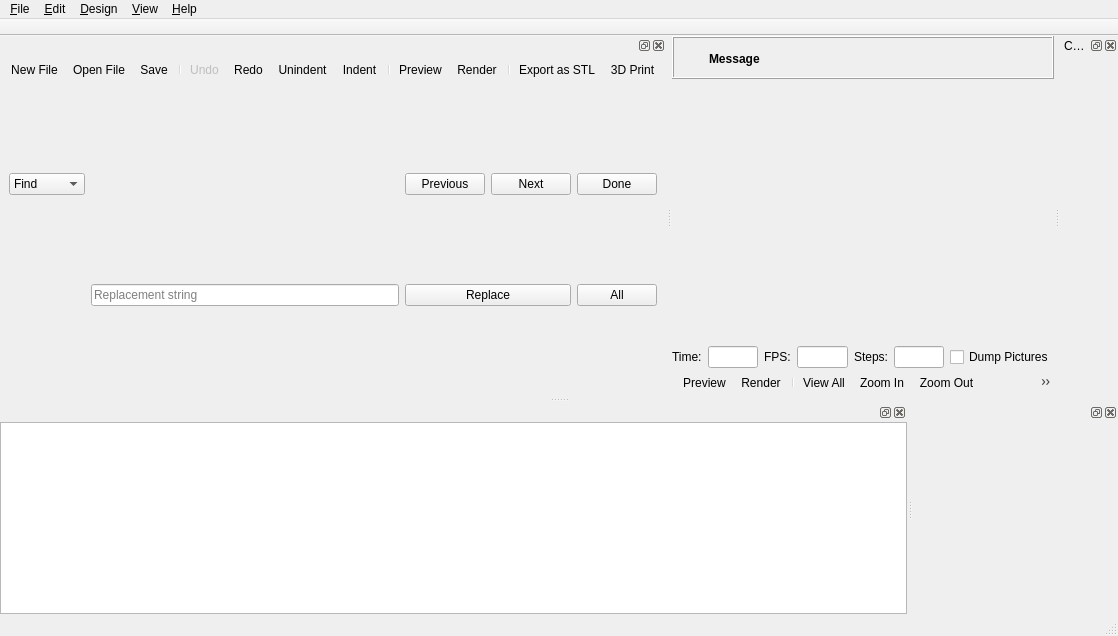
<?xml version="1.0" encoding="UTF-8"?>
<ui version="4.0">
 <class>MainWindow</class>
 <widget class="QMainWindow" name="MainWindow">
  <property name="geometry">
   <rect>
    <x>0</x>
    <y>0</y>
    <width>1118</width>
    <height>636</height>
   </rect>
  </property>
  <widget class="QWidget" name="centralwidget">
   <layout class="QVBoxLayout" name="verticalLayout_2">
    <property name="spacing">
     <number>0</number>
    </property>
    <property name="leftMargin">
     <number>0</number>
    </property>
    <property name="topMargin">
     <number>0</number>
    </property>
    <property name="rightMargin">
     <number>0</number>
    </property>
    <property name="bottomMargin">
     <number>0</number>
    </property>
    <item>
     <widget class="QWidget" name="mainWidget" native="true">
      <property name="sizePolicy">
       <sizepolicy hsizetype="Expanding" vsizetype="Expanding">
        <horstretch>0</horstretch>
        <verstretch>0</verstretch>
       </sizepolicy>
      </property>
      <layout class="QVBoxLayout" name="verticalLayout_3">
       <property name="spacing">
        <number>0</number>
       </property>
       <property name="leftMargin">
        <number>0</number>
       </property>
       <property name="topMargin">
        <number>0</number>
       </property>
       <property name="rightMargin">
        <number>0</number>
       </property>
       <property name="bottomMargin">
        <number>0</number>
       </property>
       <item>
        <widget class="QFrame" name="frameCompileResult">
         <property name="frameShape">
          <enum>QFrame::Box</enum>
         </property>
         <property name="frameShadow">
          <enum>QFrame::Raised</enum>
         </property>
         <layout class="QGridLayout" name="gridLayoutCompileResult">
          <property name="leftMargin">
           <number>6</number>
          </property>
          <property name="topMargin">
           <number>6</number>
          </property>
          <property name="rightMargin">
           <number>6</number>
          </property>
          <property name="bottomMargin">
           <number>4</number>
          </property>
          <property name="horizontalSpacing">
           <number>4</number>
          </property>
          <item row="0" column="1">
           <widget class="QLabel" name="labelCompileResultMessage">
            <property name="sizePolicy">
             <sizepolicy hsizetype="Preferred" vsizetype="Preferred">
              <horstretch>1</horstretch>
              <verstretch>0</verstretch>
             </sizepolicy>
            </property>
            <property name="font">
             <font>
              <weight>75</weight>
              <bold>true</bold>
             </font>
            </property>
            <property name="text">
             <string>Message</string>
            </property>
            <property name="wordWrap">
             <bool>true</bool>
            </property>
           </widget>
          </item>
          <item row="0" column="2">
           <widget class="QToolButton" name="toolButtonCompileResultClose">
            <property name="styleSheet">
             <string notr="true"/>
            </property>
            <property name="text">
             <string/>
            </property>
            <property name="icon">
             <iconset resource="../openscad.qrc">
              <normaloff>:/icons/close.png</normaloff>:/icons/close.png</iconset>
            </property>
            <property name="iconSize">
             <size>
              <width>22</width>
              <height>22</height>
             </size>
            </property>
            <property name="toolButtonStyle">
             <enum>Qt::ToolButtonIconOnly</enum>
            </property>
            <property name="autoRaise">
             <bool>true</bool>
            </property>
           </widget>
          </item>
          <item row="0" column="0">
           <widget class="QToolButton" name="toolButtonCompileResultIcon">
            <property name="styleSheet">
             <string notr="true">QToolButton { border: none; }</string>
            </property>
            <property name="text">
             <string/>
            </property>
            <property name="icon">
             <iconset resource="../openscad.qrc">
              <normaloff>:/icons/information-icons-error.png</normaloff>:/icons/information-icons-error.png</iconset>
            </property>
            <property name="iconSize">
             <size>
              <width>22</width>
              <height>22</height>
             </size>
            </property>
            <property name="autoRaise">
             <bool>false</bool>
            </property>
           </widget>
          </item>
         </layout>
        </widget>
       </item>
       <item>
        <widget class="QGLView" name="qglview" native="true">
         <property name="sizePolicy">
          <sizepolicy hsizetype="Expanding" vsizetype="Expanding">
           <horstretch>0</horstretch>
           <verstretch>0</verstretch>
          </sizepolicy>
         </property>
         <property name="minimumSize">
          <size>
           <width>200</width>
           <height>100</height>
          </size>
         </property>
        </widget>
       </item>
       <item>
        <widget class="QFrame" name="animate_panel">
         <property name="enabled">
          <bool>true</bool>
         </property>
         <property name="frameShape">
          <enum>QFrame::NoFrame</enum>
         </property>
         <property name="frameShadow">
          <enum>QFrame::Raised</enum>
         </property>
         <property name="lineWidth">
          <number>0</number>
         </property>
         <layout class="QHBoxLayout" name="horizontalLayoutAnimate">
          <property name="leftMargin">
           <number>0</number>
          </property>
          <property name="topMargin">
           <number>0</number>
          </property>
          <property name="rightMargin">
           <number>0</number>
          </property>
          <property name="bottomMargin">
           <number>0</number>
          </property>
          <item>
           <widget class="QLabel" name="label_time">
            <property name="text">
             <string>Time:</string>
            </property>
           </widget>
          </item>
          <item>
           <widget class="QLineEdit" name="e_tval"/>
          </item>
          <item>
           <widget class="QLabel" name="label_fps">
            <property name="text">
             <string>FPS:</string>
            </property>
           </widget>
          </item>
          <item>
           <widget class="QLineEdit" name="e_fps"/>
          </item>
          <item>
           <widget class="QLabel" name="label_steps">
            <property name="text">
             <string>Steps:</string>
            </property>
           </widget>
          </item>
          <item>
           <widget class="QLineEdit" name="e_fsteps"/>
          </item>
          <item>
           <widget class="QCheckBox" name="e_dump">
            <property name="text">
             <string>Dump Pictures</string>
            </property>
           </widget>
          </item>
         </layout>
        </widget>
       </item>
       <item>
        <widget class="QToolBar" name="viewerToolBar">
         <addaction name="designActionPreview"/>
         <addaction name="designActionRender"/>
         <addaction name="separator"/>
         <addaction name="viewActionViewAll"/>
         <addaction name="viewActionZoomIn"/>
         <addaction name="viewActionZoomOut"/>
         <addaction name="viewActionResetView"/>
         <addaction name="separator"/>
         <addaction name="viewActionRight"/>
         <addaction name="viewActionTop"/>
         <addaction name="viewActionBottom"/>
         <addaction name="viewActionLeft"/>
         <addaction name="viewActionFront"/>
         <addaction name="viewActionBack"/>
         <addaction name="separator"/>
         <addaction name="viewActionPerspective"/>
         <addaction name="viewActionOrthogonal"/>
         <addaction name="separator"/>
         <addaction name="viewActionShowAxes"/>
         <addaction name="viewActionShowScaleProportional"/>
         <addaction name="viewActionShowEdges"/>
        </widget>
       </item>
      </layout>
      <zorder>animate_panel</zorder>
      <zorder>qglview</zorder>
      <zorder>viewerToolBar</zorder>
      <zorder>frameCompileResult</zorder>
     </widget>
    </item>
   </layout>
  </widget>
  <widget class="QMenuBar" name="menubar">
   <property name="geometry">
    <rect>
     <x>0</x>
     <y>0</y>
     <width>1118</width>
     <height>22</height>
    </rect>
   </property>
   <widget class="QMenu" name="menu_File">
    <property name="title">
     <string>&amp;File</string>
    </property>
    <widget class="QMenu" name="menuOpenRecent">
     <property name="title">
      <string>Recen&amp;t Files</string>
     </property>
    </widget>
    <widget class="QMenu" name="menuExamples">
     <property name="title">
      <string>&amp;Examples</string>
     </property>
    </widget>
    <widget class="QMenu" name="menuExport">
     <property name="title">
      <string>E&amp;xport</string>
     </property>
     <addaction name="fileActionExportSTL"/>
     <addaction name="fileActionExportOFF"/>
     <addaction name="fileActionExportAMF"/>
     <addaction name="fileActionExport3MF"/>
     <addaction name="fileActionExportDXF"/>
     <addaction name="fileActionExportSVG"/>
     <addaction name="fileActionExportCSG"/>
     <addaction name="fileActionExportPDF"/>
     <addaction name="separator"/>
     <addaction name="fileActionExportImage"/>
    </widget>
    <addaction name="fileActionNew"/>
    <addaction name="fileActionOpen"/>
    <addaction name="menuOpenRecent"/>
    <addaction name="menuExamples"/>
    <addaction name="fileActionReload"/>
    <addaction name="separator"/>
    <addaction name="fileActionNewWindow"/>
    <addaction name="fileActionOpenWindow"/>
    <addaction name="fileActionClose"/>
    <addaction name="separator"/>
    <addaction name="fileActionSave"/>
    <addaction name="fileActionSaveAs"/>
    <addaction name="fileActionSaveAll"/>
    <addaction name="separator"/>
    <addaction name="menuExport"/>
    <addaction name="separator"/>
    <addaction name="fileShowLibraryFolder"/>
    <addaction name="separator"/>
    <addaction name="fileActionQuit"/>
   </widget>
   <widget class="QMenu" name="menu_Edit">
    <property name="title">
     <string>&amp;Edit</string>
    </property>
    <addaction name="editActionUndo"/>
    <addaction name="editActionRedo"/>
    <addaction name="separator"/>
    <addaction name="editActionCut"/>
    <addaction name="editActionCopy"/>
    <addaction name="editActionPaste"/>
    <addaction name="separator"/>
    <addaction name="editActionIndent"/>
    <addaction name="editActionUnindent"/>
    <addaction name="editActionComment"/>
    <addaction name="editActionUncomment"/>
    <addaction name="editActionConvertTabsToSpaces"/>
    <addaction name="editActionToggleBookmark"/>
    <addaction name="editActionNextBookmark"/>
    <addaction name="editActionPrevBookmark"/>
    <addaction name="separator"/>
    <addaction name="editActionNextTab"/>
    <addaction name="editActionPrevTab"/>
    <addaction name="separator"/>
    <addaction name="editActionCopyViewport"/>
    <addaction name="editActionCopyVPT"/>
    <addaction name="editActionCopyVPR"/>
    <addaction name="editActionCopyVPD"/>
    <addaction name="editActionCopyVPF"/>
    <addaction name="separator"/>
    <addaction name="editActionFind"/>
    <addaction name="editActionFindAndReplace"/>
    <addaction name="editActionFindNext"/>
    <addaction name="editActionFindPrevious"/>
    <addaction name="editActionUseSelectionForFind"/>
    <addaction name="separator"/>
    <addaction name="editActionJumpToNextError"/>
    <addaction name="separator"/>
    <addaction name="editActionZoomTextIn"/>
    <addaction name="editActionZoomTextOut"/>
    <addaction name="editActionPreferences"/>
   </widget>
   <widget class="QMenu" name="menu_Design">
    <property name="title">
     <string>&amp;Design</string>
    </property>
    <addaction name="designActionAutoReload"/>
    <addaction name="designActionReloadAndPreview"/>
    <addaction name="designActionPreview"/>
    <addaction name="designActionRender"/>
    <addaction name="designAction3DPrint"/>
    <addaction name="separator"/>
    <addaction name="designCheckValidity"/>
    <addaction name="designActionDisplayAST"/>
    <addaction name="designActionDisplayCSGTree"/>
    <addaction name="designActionDisplayCSGProducts"/>
    <addaction name="separator"/>
    <addaction name="designActionFlushCaches"/>
   </widget>
   <widget class="QMenu" name="menu_View">
    <property name="title">
     <string>&amp;View</string>
    </property>
    <addaction name="viewActionPreview"/>
    <addaction name="viewActionSurfaces"/>
    <addaction name="viewActionWireframe"/>
    <addaction name="viewActionThrownTogether"/>
    <addaction name="separator"/>
    <addaction name="viewActionShowEdges"/>
    <addaction name="viewActionShowAxes"/>
    <addaction name="viewActionShowScaleProportional"/>
    <addaction name="viewActionShowCrosshairs"/>
    <addaction name="viewActionAnimate"/>
    <addaction name="separator"/>
    <addaction name="viewActionTop"/>
    <addaction name="viewActionBottom"/>
    <addaction name="viewActionLeft"/>
    <addaction name="viewActionRight"/>
    <addaction name="viewActionFront"/>
    <addaction name="viewActionBack"/>
    <addaction name="viewActionDiagonal"/>
    <addaction name="viewActionCenter"/>
    <addaction name="viewActionViewAll"/>
    <addaction name="viewActionResetView"/>
    <addaction name="separator"/>
    <addaction name="viewActionZoomIn"/>
    <addaction name="viewActionZoomOut"/>
    <addaction name="separator"/>
    <addaction name="viewActionPerspective"/>
    <addaction name="viewActionOrthogonal"/>
    <addaction name="separator"/>
    <addaction name="viewActionHideEditorToolBar"/>
    <addaction name="viewActionHide3DViewToolBar"/>
    <addaction name="viewActionHideEditor"/>
    <addaction name="viewActionHideConsole"/>
    <addaction name="viewActionHideParameters"/>
    <addaction name="viewActionHideErrorLog"/>
   </widget>
   <widget class="QMenu" name="menuHelp">
    <property name="title">
     <string>&amp;Help</string>
    </property>
    <addaction name="helpActionAbout"/>
    <addaction name="helpActionHomepage"/>
    <addaction name="helpActionManual"/>
    <addaction name="helpActionCheatSheet"/>
    <addaction name="helpActionLibraryInfo"/>
    <addaction name="helpActionFontInfo"/>
   </widget>
   <addaction name="menu_File"/>
   <addaction name="menu_Edit"/>
   <addaction name="menu_Design"/>
   <addaction name="menu_View"/>
   <addaction name="menuHelp"/>
  </widget>
  <widget class="QToolBar" name="tabToolBar">
   <property name="windowTitle">
    <string>Tabs</string>
   </property>
   <property name="movable">
    <bool>false</bool>
   </property>
   <property name="floatable">
    <bool>false</bool>
   </property>
   <attribute name="toolBarArea">
    <enum>TopToolBarArea</enum>
   </attribute>
   <attribute name="toolBarBreak">
    <bool>false</bool>
   </attribute>
       <widget class="QWidget" name="tabToolBarContents">
    <property name="sizePolicy">
     <sizepolicy hsizetype="Expanding" vsizetype="Expanding">
      <horstretch>0</horstretch>
      <verstretch>0</verstretch>
     </sizepolicy>
    </property>
    <layout class="QVBoxLayout" name="verticalLayout_1">
     <property name="spacing">
      <number>0</number>
     </property>
     <property name="leftMargin">
      <number>0</number>
     </property>
     <property name="topMargin">
      <number>0</number>
     </property>
     <property name="rightMargin">
      <number>0</number>
     </property>
     <property name="bottomMargin">
      <number>0</number>
     </property>
   </layout>
   </widget>
  </widget>
  <widget class="QStatusBar" name="statusbar">
   <property name="maximumSize">
    <size>
     <width>16777215</width>
     <height>23</height>
    </size>
   </property>
  </widget>
  <widget class="Dock" name="editorDock">
   <attribute name="dockWidgetArea">
    <number>1</number>
   </attribute>
   <widget class="QWidget" name="editorDockContents">
    <layout class="QVBoxLayout" name="verticalLayout">
     <property name="spacing">
      <number>0</number>
     </property>
     <property name="leftMargin">
      <number>0</number>
     </property>
     <property name="topMargin">
      <number>0</number>
     </property>
     <property name="rightMargin">
      <number>0</number>
     </property>
     <property name="bottomMargin">
      <number>0</number>
     </property>
     <item>
      <widget class="QToolBar" name="editortoolbar">
       <addaction name="fileActionNew"/>
       <addaction name="fileActionOpen"/>
       <addaction name="fileActionSave"/>
       <addaction name="separator"/>
       <addaction name="editActionUndo"/>
       <addaction name="editActionRedo"/>
       <addaction name="editActionUnindent"/>
       <addaction name="editActionIndent"/>
       <addaction name="separator"/>
       <addaction name="designActionPreview"/>
       <addaction name="designActionRender"/>
       <addaction name="separator"/>
       <addaction name="fileActionExportSTL"/>
       <addaction name="designAction3DPrint"/>
      </widget>
     </item>
     <item>
      <widget class="QFrame" name="find_panel">
       <property name="enabled">
        <bool>true</bool>
       </property>
       <property name="sizePolicy">
        <sizepolicy hsizetype="Preferred" vsizetype="Minimum">
         <horstretch>0</horstretch>
         <verstretch>0</verstretch>
        </sizepolicy>
       </property>
       <property name="frameShape">
        <enum>QFrame::NoFrame</enum>
       </property>
       <property name="frameShadow">
        <enum>QFrame::Raised</enum>
       </property>
       <property name="lineWidth">
        <number>0</number>
       </property>
       <layout class="QGridLayout" name="gridLayout">
        <property name="topMargin">
         <number>0</number>
        </property>
        <property name="bottomMargin">
         <number>0</number>
        </property>
        <property name="verticalSpacing">
         <number>0</number>
        </property>
        <item row="0" column="0">
         <widget class="QComboBox" name="findTypeComboBox">
          <item>
           <property name="text">
            <string>Find</string>
           </property>
          </item>
          <item>
           <property name="text">
            <string>Replace</string>
           </property>
          </item>
         </widget>
        </item>
        <item row="0" column="1">
         <widget class="QWordSearchField" name="findInputField">
          <property name="placeholderText" stdset="0">
           <string>Search string</string>
          </property>
         </widget>
        </item>
        <item row="0" column="2">
         <widget class="QPushButton" name="findPrevButton">
          <property name="text">
           <string>Previous</string>
          </property>
         </widget>
        </item>
        <item row="0" column="3">
         <widget class="QPushButton" name="findNextButton">
          <property name="text">
           <string>Next</string>
          </property>
         </widget>
        </item>
        <item row="0" column="4">
         <widget class="QPushButton" name="cancelButton">
          <property name="text">
           <string>Done</string>
          </property>
         </widget>
        </item>
        <item row="1" column="1">
         <widget class="QLineEdit" name="replaceInputField">
          <property name="placeholderText">
           <string>Replacement string</string>
          </property>
         </widget>
        </item>
        <item row="1" column="2" colspan="2">
         <widget class="QPushButton" name="replaceButton">
          <property name="text">
           <string>Replace</string>
          </property>
         </widget>
        </item>
        <item row="1" column="4">
         <widget class="QPushButton" name="replaceAllButton">
          <property name="text">
           <string>All</string>
          </property>
         </widget>
        </item>
       </layout>
      </widget>
     </item>
    </layout>
   </widget>
   <addaction name="editActionRedo_2"/>
  </widget>
  <widget class="Dock" name="consoleDock">
   <attribute name="dockWidgetArea">
    <number>8</number>
   </attribute>
   <widget class="QWidget" name="consoleDockContents">
    <layout class="QVBoxLayout" name="verticalLayout_5">
     <property name="leftMargin">
      <number>0</number>
     </property>
     <property name="topMargin">
      <number>0</number>
     </property>
     <property name="rightMargin">
      <number>0</number>
     </property>
     <property name="bottomMargin">
      <number>0</number>
     </property>
     <item>
      <widget class="Console" name="console">
       <property name="minimumSize">
        <size>
         <width>10</width>
         <height>10</height>
        </size>
       </property>
       <property name="focusPolicy">
        <enum>Qt::ClickFocus</enum>
       </property>
       <property name="readOnly">
        <bool>true</bool>
       </property>
      </widget>
     </item>
    </layout>
   </widget>
  </widget>
  <widget class="Dock" name="parameterDock">
   <property name="windowTitle">
    <string>Customizer Widget</string>
   </property>
   <attribute name="dockWidgetArea">
    <number>2</number>
   </attribute>
   <widget class="QWidget" name="dockWidgetContents">
    <layout class="QGridLayout" name="gridLayoutParameterWidget">
     <property name="leftMargin">
      <number>0</number>
     </property>
     <property name="topMargin">
      <number>0</number>
     </property>
     <property name="rightMargin">
      <number>0</number>
     </property>
     <property name="bottomMargin">
      <number>0</number>
     </property>
     <property name="spacing">
      <number>0</number>
     </property>
     <item row="0" column="0">
      <widget class="ParameterWidget" name="parameterWidget" native="true"/>
     </item>
    </layout>
   </widget>
  </widget>
  <widget class="Dock" name="errorLogDock">
   <attribute name="dockWidgetArea">
    <number>8</number>
   </attribute>
   <widget class="QWidget" name="errorLogDockContents">
    <layout class="QVBoxLayout" name="verticalLayout_6">
     <property name="leftMargin">
      <number>0</number>
     </property>
     <property name="topMargin">
      <number>0</number>
     </property>
     <property name="rightMargin">
      <number>0</number>
     </property>
     <property name="bottomMargin">
      <number>0</number>
     </property>
     <item>
      <widget class="ErrorLog" name="errorLogWidget" native="true">
       <property name="minimumSize">
        <size>
         <width>10</width>
         <height>10</height>
        </size>
       </property>
      </widget>
     </item>
    </layout>
   </widget>
  </widget>
  <action name="fileActionNew">
   <property name="icon">
    <iconset resource="../openscad.qrc">
     <normaloff>:/images/blackNew.png</normaloff>:/images/blackNew.png</iconset>
   </property>
   <property name="text">
    <string>&amp;New File</string>
   </property>
   <property name="shortcut">
    <string>Ctrl+N</string>
   </property>
  </action>
  <action name="fileActionNewWindow">
   <property name="text">
    <string>New Window</string>
   </property>
  </action>
  <action name="fileActionOpen">
   <property name="icon">
    <iconset resource="../openscad.qrc">
     <normaloff>:/images/Open-32.png</normaloff>:/images/Open-32.png</iconset>
   </property>
   <property name="text">
    <string>&amp;Open File</string>
   </property>
   <property name="shortcut">
    <string>Ctrl+O</string>
   </property>
  </action>
  <action name="fileActionOpenWindow">
   <property name="text">
    <string>Open in New Window</string>
   </property>
  </action>
  <action name="fileActionSave">
   <property name="icon">
    <iconset resource="../openscad.qrc">
     <normaloff>:/images/Save-32.png</normaloff>:/images/Save-32.png</iconset>
   </property>
   <property name="text">
    <string>&amp;Save</string>
   </property>
   <property name="shortcut">
    <string>Ctrl+S</string>
   </property>
  </action>
  <action name="fileActionSaveAs">
   <property name="text">
    <string>Save &amp;As...</string>
   </property>
   <property name="shortcut">
    <string>Ctrl+Shift+S</string>
   </property>
  </action>
  <action name="fileActionSaveAll">
   <property name="text">
    <string>Save All</string>
   </property>
  </action>
  <action name="fileActionReload">
   <property name="text">
    <string>&amp;Reload</string>
   </property>
   <property name="shortcut">
    <string>Ctrl+R</string>
   </property>
  </action>
  <action name="fileActionQuit">
   <property name="text">
    <string>&amp;Quit</string>
   </property>
   <property name="shortcut">
    <string>Ctrl+Q</string>
   </property>
   <property name="menuRole">
    <enum>QAction::QuitRole</enum>
   </property>
  </action>
  <action name="editActionUndo">
   <property name="enabled">
    <bool>false</bool>
   </property>
   <property name="icon">
    <iconset resource="../openscad.qrc">
     <normaloff>:/images/Command-Undo-32.png</normaloff>:/images/Command-Undo-32.png</iconset>
   </property>
   <property name="text">
    <string>&amp;Undo</string>
   </property>
   <property name="shortcut">
    <string>Ctrl+Z</string>
   </property>
   <property name="shortcutContext">
    <enum>Qt::WidgetWithChildrenShortcut</enum>
   </property>
  </action>
  <action name="editActionRedo">
   <property name="icon">
    <iconset resource="../openscad.qrc">
     <normaloff>:/images/Command-Redo-32.png</normaloff>:/images/Command-Redo-32.png</iconset>
   </property>
   <property name="text">
    <string>&amp;Redo</string>
   </property>
   <property name="shortcut">
    <string>Ctrl+Shift+Z</string>
   </property>
   <property name="shortcutContext">
    <enum>Qt::WidgetWithChildrenShortcut</enum>
   </property>
  </action>
  <action name="editActionRedo_2">
   <property name="shortcut">
    <string>Ctrl+Y</string>
   </property>
   <property name="shortcutContext">
    <enum>Qt::WidgetWithChildrenShortcut</enum>
   </property>
  </action>
  <action name="editActionCut">
   <property name="text">
    <string>Cu&amp;t</string>
   </property>
   <property name="shortcut">
    <string>Ctrl+X</string>
   </property>
   <property name="shortcutContext">
    <enum>Qt::WidgetWithChildrenShortcut</enum>
   </property>
  </action>
  <action name="editActionCopy">
   <property name="text">
    <string>&amp;Copy</string>
   </property>
   <property name="shortcut">
    <string>Ctrl+C</string>
   </property>
   <property name="shortcutContext">
    <enum>Qt::WidgetWithChildrenShortcut</enum>
   </property>
  </action>
  <action name="editActionPaste">
   <property name="text">
    <string>&amp;Paste</string>
   </property>
   <property name="shortcut">
    <string>Ctrl+V</string>
   </property>
   <property name="shortcutContext">
    <enum>Qt::WidgetWithChildrenShortcut</enum>
   </property>
  </action>
  <action name="editActionIndent">
   <property name="icon">
    <iconset resource="../openscad.qrc">
     <normaloff>:/images/Increase-Indent-32.png</normaloff>:/images/Increase-Indent-32.png</iconset>
   </property>
   <property name="text">
    <string>&amp;Indent</string>
   </property>
   <property name="shortcut">
    <string>Ctrl+I</string>
   </property>
  </action>
  <action name="editActionComment">
   <property name="text">
    <string>C&amp;omment</string>
   </property>
   <property name="shortcut">
    <string>Ctrl+D</string>
   </property>
  </action>
  <action name="editActionUncomment">
   <property name="text">
    <string>Unco&amp;mment</string>
   </property>
   <property name="shortcut">
    <string>Ctrl+Shift+D</string>
   </property>
  </action>
  <action name="editActionNextTab">
   <property name="text">
    <string>Show Next Tab</string>
   </property>
   <property name="shortcut">
    <string>Ctrl+Tab</string>
   </property>
  </action>
  <action name="editActionPrevTab">
   <property name="text">
    <string>Show Previous Tab</string>
   </property>
   <property name="shortcut">
    <string>Ctrl+Shift+Tab</string>
   </property>
  </action>
  <action name="editActionCopyViewport">
   <property name="text">
    <string>Copy viewport ima&amp;ge</string>
   </property>
   <property name="shortcut">
    <string>Ctrl+Shift+C</string>
   </property>
  </action>
  <action name="editActionCopyVPT">
   <property name="text">
    <string>Copy viewport transl&amp;ation</string>
   </property>
   <property name="shortcut">
    <string>Ctrl+T</string>
   </property>
  </action>
  <action name="editActionCopyVPR">
   <property name="text">
    <string>Cop&amp;y viewport rotation</string>
   </property>
  </action>
  <action name="editActionCopyVPD">
   <property name="text">
    <string>Copy vie&amp;wport distance</string>
   </property>
  </action>
  <action name="editActionCopyVPF">
   <property name="text">
    <string>Copy vie&amp;wport fov</string>
   </property>
  </action>
  <action name="editActionZoomTextIn">
   <property name="text">
    <string>Increase Font &amp;Size</string>
   </property>
   <property name="shortcut">
    <string>Ctrl++</string>
   </property>
  </action>
  <action name="editActionZoomTextOut">
   <property name="text">
    <string>Decrease Font Si&amp;ze</string>
   </property>
   <property name="shortcut">
    <string>Ctrl+-</string>
   </property>
  </action>
  <action name="viewActionHideEditor">
   <property name="checkable">
    <bool>true</bool>
   </property>
   <property name="text">
    <string>H&amp;ide editor</string>
   </property>
  </action>
  <action name="designActionReloadAndPreview">
   <property name="text">
    <string>&amp;Reload and Preview</string>
   </property>
   <property name="shortcut">
    <string>F4</string>
   </property>
  </action>
  <action name="designActionPreview">
   <property name="icon">
    <iconset resource="../openscad.qrc">
     <normaloff>:/images/preview-32.png</normaloff>:/images/preview-32.png</iconset>
   </property>
   <property name="text">
    <string>&amp;Preview</string>
   </property>
   <property name="shortcut">
    <string>F5</string>
   </property>
  </action>
  <action name="designActionRender">
   <property name="icon">
    <iconset resource="../openscad.qrc">
     <normaloff>:/images/render-32.png</normaloff>:/images/render-32.png</iconset>
   </property>
   <property name="text">
    <string>R&amp;ender</string>
   </property>
   <property name="shortcut">
    <string>F6</string>
   </property>
  </action>
  <action name="designAction3DPrint">
   <property name="icon">
    <iconset resource="../openscad.qrc">
     <normaloff>:/images/3dprint-32.png</normaloff>:/images/3dprint-32.png</iconset>
   </property>
   <property name="text">
    <string>&amp;3D Print</string>
   </property>
   <property name="shortcut">
    <string>F8</string>
   </property>
  </action>
  <action name="designCheckValidity">
   <property name="text">
    <string>&amp;Check Validity</string>
   </property>
  </action>
  <action name="designActionDisplayAST">
   <property name="text">
    <string>Display A&amp;ST...</string>
   </property>
  </action>
  <action name="designActionDisplayCSGTree">
   <property name="text">
    <string>Display CSG &amp;Tree...</string>
   </property>
  </action>
  <action name="designActionDisplayCSGProducts">
   <property name="text">
    <string>Display CSG Pr&amp;oducts...</string>
   </property>
  </action>
  <action name="fileActionExportSTL">
   <property name="icon">
    <iconset resource="../openscad.qrc">
     <normaloff>:/images/STL.png</normaloff>:/images/STL.png</iconset>
   </property>
   <property name="text">
    <string>Export as &amp;STL...</string>
   </property>
   <property name="shortcut">
    <string>F7</string>
   </property>
  </action>
  <action name="fileActionExportOFF">
   <property name="icon">
    <iconset resource="../openscad.qrc">
     <normaloff>:/images/OFF.png</normaloff>:/images/OFF.png</iconset>
   </property>
   <property name="text">
    <string>Export as &amp;OFF...</string>
   </property>
  </action>
  <action name="viewActionPreview">
   <property name="checkable">
    <bool>true</bool>
   </property>
   <property name="text">
    <string>Preview</string>
   </property>
   <property name="shortcut">
    <string>F9</string>
   </property>
  </action>
  <action name="viewActionSurfaces">
   <property name="checkable">
    <bool>true</bool>
   </property>
   <property name="text">
    <string>Surfaces</string>
   </property>
   <property name="shortcut">
    <string>F10</string>
   </property>
  </action>
  <action name="viewActionWireframe">
   <property name="checkable">
    <bool>true</bool>
   </property>
   <property name="text">
    <string>Wireframe</string>
   </property>
   <property name="shortcut">
    <string>F11</string>
   </property>
  </action>
  <action name="viewActionThrownTogether">
   <property name="checkable">
    <bool>true</bool>
   </property>
   <property name="text">
    <string>Thrown Together</string>
   </property>
   <property name="shortcut">
    <string>F12</string>
   </property>
  </action>
  <action name="viewActionShowEdges">
   <property name="checkable">
    <bool>true</bool>
   </property>
   <property name="icon">
    <iconset resource="../openscad.qrc">
     <normaloff>:/images/Rotation-32.png</normaloff>:/images/Rotation-32.png</iconset>
   </property>
   <property name="text">
    <string>Show Edges</string>
   </property>
   <property name="shortcut">
    <string>Ctrl+1</string>
   </property>
  </action>
  <action name="viewActionShowAxes">
   <property name="checkable">
    <bool>true</bool>
   </property>
   <property name="icon">
    <iconset resource="../openscad.qrc">
     <normaloff>:/images/blackaxes.png</normaloff>:/images/blackaxes.png</iconset>
   </property>
   <property name="text">
    <string>Show Axes</string>
   </property>
   <property name="shortcut">
    <string>Ctrl+2</string>
   </property>
  </action>
  <action name="viewActionShowCrosshairs">
   <property name="checkable">
    <bool>true</bool>
   </property>
   <property name="icon">
    <iconset resource="../openscad.qrc">
     <normaloff>:/images/cross.png</normaloff>:/images/cross.png</iconset>
   </property>
   <property name="text">
    <string>Show Crosshairs</string>
   </property>
   <property name="shortcut">
    <string>Ctrl+3</string>
   </property>
  </action>
  <action name="viewActionShowScaleProportional">
   <property name="checkable">
    <bool>true</bool>
   </property>
   <property name="icon">
    <iconset resource="../openscad.qrc">
     <normaloff>:/images/scalemarkers.png</normaloff>:/images/scalemarkers.png</iconset>
   </property>
   <property name="text">
    <string>Show Scale Markers</string>
   </property>
  </action>
  <action name="viewActionAnimate">
   <property name="checkable">
    <bool>true</bool>
   </property>
   <property name="text">
    <string>Animate</string>
   </property>
  </action>
  <action name="viewActionTop">
   <property name="icon">
    <iconset resource="../openscad.qrc">
     <normaloff>:/images/blackUp.png</normaloff>:/images/blackUp.png</iconset>
   </property>
   <property name="text">
    <string>&amp;Top</string>
   </property>
   <property name="shortcut">
    <string>Ctrl+4</string>
   </property>
  </action>
  <action name="viewActionBottom">
   <property name="icon">
    <iconset resource="../openscad.qrc">
     <normaloff>:/images/blackbottom.png</normaloff>:/images/blackbottom.png</iconset>
   </property>
   <property name="text">
    <string>&amp;Bottom</string>
   </property>
   <property name="shortcut">
    <string>Ctrl+5</string>
   </property>
  </action>
  <action name="viewActionLeft">
   <property name="icon">
    <iconset resource="../openscad.qrc">
     <normaloff>:/images/blackleft.png</normaloff>:/images/blackleft.png</iconset>
   </property>
   <property name="text">
    <string>&amp;Left</string>
   </property>
   <property name="shortcut">
    <string>Ctrl+6</string>
   </property>
  </action>
  <action name="viewActionRight">
   <property name="icon">
    <iconset resource="../openscad.qrc">
     <normaloff>:/images/rightright.png</normaloff>:/images/rightright.png</iconset>
   </property>
   <property name="text">
    <string>&amp;Right</string>
   </property>
   <property name="shortcut">
    <string>Ctrl+7</string>
   </property>
  </action>
  <action name="viewActionFront">
   <property name="icon">
    <iconset resource="../openscad.qrc">
     <normaloff>:/images/blackfront.png</normaloff>:/images/blackfront.png</iconset>
   </property>
   <property name="text">
    <string>&amp;Front</string>
   </property>
   <property name="shortcut">
    <string>Ctrl+8</string>
   </property>
  </action>
  <action name="viewActionBack">
   <property name="icon">
    <iconset resource="../openscad.qrc">
     <normaloff>:/images/blackback.png</normaloff>:/images/blackback.png</iconset>
   </property>
   <property name="text">
    <string>Bac&amp;k</string>
   </property>
   <property name="shortcut">
    <string>Ctrl+9</string>
   </property>
  </action>
  <action name="viewActionDiagonal">
   <property name="text">
    <string>&amp;Diagonal</string>
   </property>
   <property name="shortcut">
    <string>Ctrl+0</string>
   </property>
  </action>
  <action name="viewActionCenter">
   <property name="text">
    <string>Ce&amp;nter</string>
   </property>
  </action>
  <action name="viewActionPerspective">
   <property name="checkable">
    <bool>true</bool>
   </property>
   <property name="icon">
    <iconset resource="../openscad.qrc">
     <normaloff>:/images/perspective1.png</normaloff>:/images/perspective1.png</iconset>
   </property>
   <property name="text">
    <string>&amp;Perspective</string>
   </property>
  </action>
  <action name="viewActionOrthogonal">
   <property name="checkable">
    <bool>true</bool>
   </property>
   <property name="icon">
    <iconset resource="../openscad.qrc">
     <normaloff>:/images/orthogonal.png</normaloff>:/images/orthogonal.png</iconset>
   </property>
   <property name="text">
    <string>&amp;Orthogonal</string>
   </property>
  </action>
  <action name="viewActionHideConsole">
   <property name="checkable">
    <bool>true</bool>
   </property>
   <property name="text">
    <string>H&amp;ide console</string>
   </property>
  </action>
  <action name="helpActionAbout">
   <property name="enabled">
    <bool>true</bool>
   </property>
   <property name="text">
    <string>&amp;About</string>
   </property>
   <property name="menuRole">
    <enum>QAction::AboutRole</enum>
   </property>
  </action>
  <action name="helpActionManual">
   <property name="text">
    <string>&amp;Documentation</string>
   </property>
  </action>
  <action name="fileActionClearRecent">
   <property name="text">
    <string>Clear Recent</string>
   </property>
  </action>
  <action name="fileActionExportDXF">
   <property name="icon">
    <iconset resource="../openscad.qrc">
     <normaloff>:/images/DXF.png</normaloff>:/images/DXF.png</iconset>
   </property>
   <property name="text">
    <string>Export as &amp;DXF...</string>
   </property>
  </action>
  <action name="fileActionClose">
   <property name="text">
    <string>&amp;Close</string>
   </property>
   <property name="shortcut">
    <string>Ctrl+W</string>
   </property>
  </action>
  <action name="editActionPreferences">
   <property name="text">
    <string>&amp;Preferences</string>
   </property>
   <property name="menuRole">
    <enum>QAction::PreferencesRole</enum>
   </property>
  </action>
  <action name="editActionFind">
   <property name="text">
    <string>&amp;Find...</string>
   </property>
   <property name="shortcut">
    <string>Ctrl+F</string>
   </property>
  </action>
  <action name="editActionFindAndReplace">
   <property name="text">
    <string>Fin&amp;d and Replace...</string>
   </property>
   <property name="shortcut">
    <string>Ctrl+Alt+F</string>
   </property>
  </action>
  <action name="editActionFindNext">
   <property name="text">
    <string>Find Ne&amp;xt</string>
   </property>
   <property name="shortcut">
    <string>Ctrl+G</string>
   </property>
  </action>
  <action name="editActionFindPrevious">
   <property name="text">
    <string>Find Pre&amp;vious</string>
   </property>
   <property name="shortcut">
    <string>Ctrl+Shift+G</string>
   </property>
  </action>
  <action name="editActionUseSelectionForFind">
   <property name="text">
    <string>Use Se&amp;lection for Find</string>
   </property>
   <property name="shortcut">
    <string>Ctrl+E</string>
   </property>
  </action>
  <action name="editActionJumpToNextError">
   <property name="text">
    <string>Jump to next error</string>
   </property>
   <property name="shortcut">
    <string>Ctrl+Alt+E</string>
   </property>
  </action>
  <action name="designActionFlushCaches">
   <property name="text">
    <string>&amp;Flush Caches</string>
   </property>
  </action>
  <action name="helpActionHomepage">
   <property name="text">
    <string>&amp;OpenSCAD Homepage</string>
   </property>
  </action>
  <action name="designActionAutoReload">
   <property name="checkable">
    <bool>true</bool>
   </property>
   <property name="text">
    <string>&amp;Automatic Reload and Preview</string>
   </property>
  </action>
  <action name="fileActionExportImage">
   <property name="icon">
    <iconset resource="../openscad.qrc">
     <normaloff>:/images/PNG.png</normaloff>:/images/PNG.png</iconset>
   </property>
   <property name="text">
    <string>Export as &amp;Image...</string>
   </property>
  </action>
  <action name="fileActionExportCSG">
   <property name="icon">
    <iconset resource="../openscad.qrc">
     <normaloff>:/images/CSG.png</normaloff>:/images/CSG.png</iconset>
   </property>
   <property name="text">
    <string>Export as &amp;CSG...</string>
   </property>
  </action>
  <action name="helpActionLibraryInfo">
   <property name="text">
    <string>&amp;Library info</string>
   </property>
  </action>
  <action name="fileShowLibraryFolder">
   <property name="text">
    <string>Show &amp;Library Folder...</string>
   </property>
  </action>
  <action name="viewActionResetView">
   <property name="icon">
    <iconset resource="../openscad.qrc">
     <normaloff>:/images/Command-Reset-32.png</normaloff>:/images/Command-Reset-32.png</iconset>
   </property>
   <property name="text">
    <string>Reset View</string>
   </property>
  </action>
  <action name="helpActionFontInfo">
   <property name="text">
    <string>&amp;Font List</string>
   </property>
  </action>
  <action name="fileActionExportSVG">
   <property name="icon">
    <iconset resource="../openscad.qrc">
     <normaloff>:/images/CSG.png</normaloff>:/images/CSG.png</iconset>
   </property>
   <property name="text">
    <string>Export as S&amp;VG...</string>
   </property>
  </action>
  <action name="fileActionExportAMF">
   <property name="icon">
    <iconset resource="../openscad.qrc">
     <normaloff>:/images/AMF.png</normaloff>:/images/AMF.png</iconset>
   </property>
   <property name="text">
    <string>Export as &amp;AMF...</string>
   </property>
  </action>
  <action name="fileActionExport3MF">
   <property name="icon">
    <iconset resource="../openscad.qrc">
     <normaloff>:/images/3MF.png</normaloff>:/images/3MF.png</iconset>
   </property>
   <property name="text">
    <string>Export as &amp;3MF...</string>
   </property>
  </action>
  <action name="viewActionZoomIn">
   <property name="icon">
    <iconset resource="../openscad.qrc">
     <normaloff>:/images/zoomin.png</normaloff>:/images/zoomin.png</iconset>
   </property>
   <property name="text">
    <string>Zoom In</string>
   </property>
   <property name="shortcut">
    <string>Ctrl+]</string>
   </property>
  </action>
  <action name="viewActionZoomOut">
   <property name="icon">
    <iconset resource="../openscad.qrc">
     <normaloff>:/images/zoomout.png</normaloff>:/images/zoomout.png</iconset>
   </property>
   <property name="text">
    <string>Zoom Out</string>
   </property>
   <property name="shortcut">
    <string>Ctrl+[</string>
   </property>
  </action>
  <action name="viewActionViewAll">
   <property name="icon">
    <iconset resource="../openscad.qrc">
     <normaloff>:/images/zoom-all.png</normaloff>:/images/zoom-all.png</iconset>
   </property>
   <property name="text">
    <string>View All</string>
   </property>
   <property name="shortcut">
    <string>Ctrl+Shift+V</string>
   </property>
  </action>
  <action name="editActionConvertTabsToSpaces">
   <property name="text">
    <string>Conv&amp;ert Tabs to Spaces</string>
   </property>
  </action>
  <action name="editActionToggleBookmark">
   <property name="text">
    <string>Toggle Bookmark</string>
   </property>
   <property name="shortcut">
    <string>Ctrl+F2</string>
   </property>
  </action>
  <action name="editActionNextBookmark">
   <property name="text">
    <string>Jump to next bookmark</string>
   </property>
   <property name="shortcut">
    <string>F2</string>
   </property>
  </action>
  <action name="editActionPrevBookmark">
   <property name="text">
    <string>Jump to previous bookmark</string>
   </property>
   <property name="shortcut">
    <string>Shift+F2</string>
   </property>
  </action>
  <action name="viewActionHideEditorToolBar">
   <property name="checkable">
    <bool>true</bool>
   </property>
   <property name="text">
    <string>Hide Editor toolbar</string>
   </property>
  </action>
  <action name="editActionUnindent">
   <property name="icon">
    <iconset resource="../openscad.qrc">
     <normaloff>:/images/Decrease-Indent-32.png</normaloff>:/images/Decrease-Indent-32.png</iconset>
   </property>
   <property name="text">
    <string>U&amp;nindent</string>
   </property>
   <property name="shortcut">
    <string>Ctrl+Shift+I</string>
   </property>
  </action>
  <action name="helpActionCheatSheet">
   <property name="text">
    <string>&amp;Cheat Sheet</string>
   </property>
  </action>
  <action name="viewActionHideParameters">
   <property name="checkable">
    <bool>true</bool>
   </property>
   <property name="checked">
    <bool>true</bool>
   </property>
   <property name="text">
    <string>Hide Customizer</string>
   </property>
  </action>

  <action name="fileActionExportPDF">
   <property name="icon">
    <iconset resource="../openscad.qrc">
     <normaloff>:/images/PDF.png</normaloff>:/images/PDF.png</iconset>
   </property>
   <property name="text">
    <string>Export as PDF...</string>
   </property>
  </action>
  
  <action name="viewActionHide3DViewToolBar">
   <property name="checkable">
    <bool>true</bool>
   </property>
   <property name="text">
    <string>Hide 3D view toolbar</string>
   </property>
  </action>
  <action name="viewActionHideErrorLog">
   <property name="checkable">
    <bool>true</bool>
   </property>
   <property name="checked">
    <bool>true</bool>
   </property>
   <property name="text">
    <string>Hide ErrorLog</string>
   </property>
   <property name="toolTip">
    <string>Hide ErrorLog</string>
   </property>
  </action>
 </widget>
 <customwidgets>
  <customwidget>
   <class>QGLView</class>
   <extends>QWidget</extends>
   <header>gui/QGLView.h</header>
   <container>1</container>
  </customwidget>
  <customwidget>
   <class>Dock</class>
   <extends>QDockWidget</extends>
   <header>gui/Dock.h</header>
   <container>1</container>
  </customwidget>
  <customwidget>
   <class>ParameterWidget</class>
   <extends>QWidget</extends>
   <header>parameter/ParameterWidget.h</header>
   <container>1</container>
  </customwidget>
  <customwidget>
   <class>QWordSearchField</class>
   <extends>QFrame</extends>
   <header>gui/QWordSearchField.h</header>
   <container>1</container>
  </customwidget>
  <customwidget>
   <class>Console</class>
   <extends>QPlainTextEdit</extends>
   <header>gui/Console.h</header>
  </customwidget>
  <customwidget>
   <class>ErrorLog</class>
   <extends>QWidget</extends>
   <header>gui/ErrorLog.h</header>
   <container>1</container>
  </customwidget>
 </customwidgets>
 <resources>
  <include location="../../openscad.qrc"/>
 </resources>
 <connections/>
</ui>
